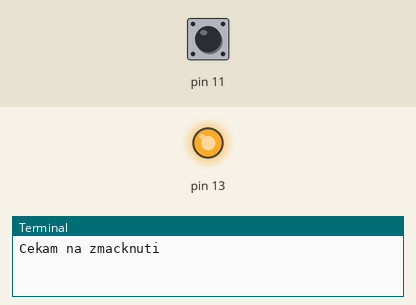
This program was run on a simulated Raspberry Pi (header pin numbers). Parts: output pins drawn as LEDs (lit = HIGH), the last lines printed to the terminal. The test bench sets the inputs (shaded band); at power-on: pin 11 LOW.

Above: at 1.2 s.
1.3 s: pin 11 pulled HIGH for 0.15 s
At 1.37 s:
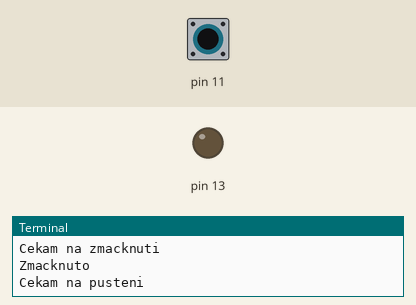
2.9 s: pin 11 pulled HIGH for 3.2 s
At 7.4 s:
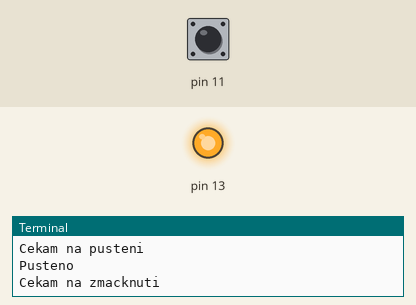
Timing chart, 0 to 8.9 s (numbered marks = the images above; inputs shaded):
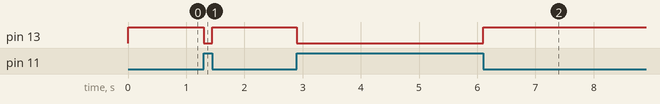

Measured:
- after the input at 1.3 s, pin 13: HIGH → LOW at once, → HIGH 0.15 s later
- after the input at 2.9 s, pin 13: HIGH → LOW at once, → HIGH 3.2 s later

The program:

inout3.py
```python
import RPi.GPIO as GPIO
import os
GPIO.setmode(GPIO.BOARD)
GPIO.setup(13, GPIO.OUT)
GPIO.setup(11, GPIO.IN, pull_up_down=GPIO.PUD_DOWN)

while 1:
  print "Cekam na zmacknuti"
  GPIO.output(13, True)
  GPIO.wait_for_edge(11, GPIO.RISING)
  GPIO.output(13, False)
  # retvalue = os.system("sox -v .9 -t mp3 http://pub4.sky.fm:80/sky_cafedeparis?d552732093489314cf927539 -t wav --input-buffer 80000 -r 22050 -c 1 - | sudo /home/pi/pifm/pifm - 98.0")
  # print retvalue
  print "Zmacknuto"
  print "Cekam na pusteni"
  GPIO.wait_for_edge(11, GPIO.FALLING)
  print "Pusteno"

# GPIO.cleanup()           # clean up GPIO on normal exit  
```
